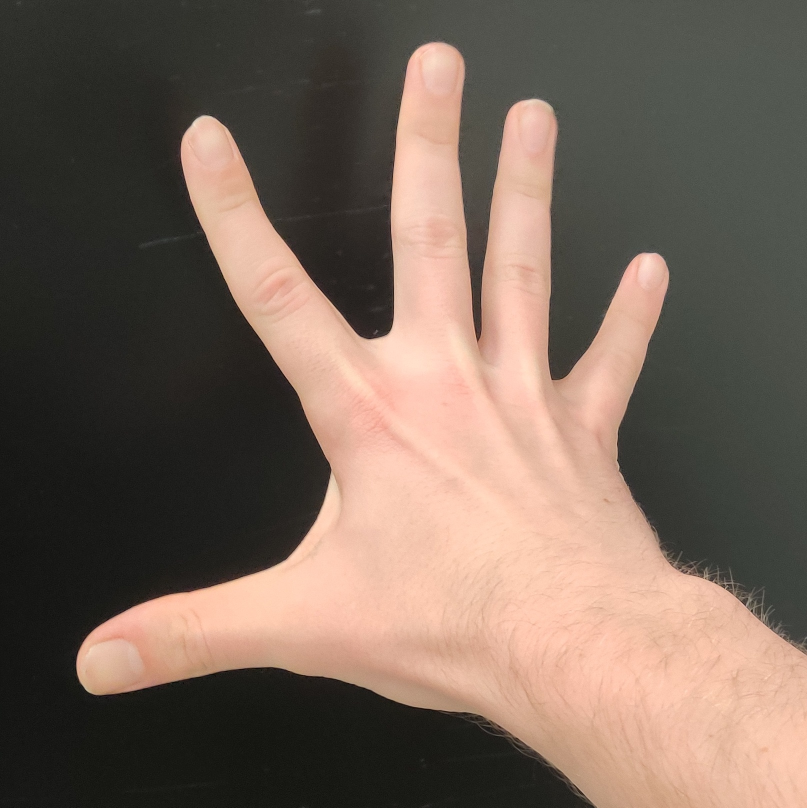
#> input picture Edge Impulse dataset/5/5_0.jpg, 1614 x 1615 px (shown at 1/2 size)
$ python -i Serial_preview.py   (imports and definitions only)
#> lines starting #> are read from the running program, lines starting #| are printed output that depends on the picture; after the words box and inside, x2 and y2 are one past the last pixel; in counts of white or black regions, pixels touching at a corner belong together
#> further down, picture is the input picture: shape (1615, 1614, 3); mean B, G, R 89.2, 100.8, 118.1
import sys
import time
import numpy as np
import cv2
import serial
import serial.tools.list_ports

BAUD_RATE   = 115200
FRAME_START = bytes([0xFF, 0xAA])
FRAME_END   = bytes([0xFF, 0xBB])
DISPLAY_SZ  = 256

lower_skin = np.array([0,  20, 70],  dtype=np.uint8)
upper_skin = np.array([20, 255, 255], dtype=np.uint8)

# [30 lines left out: functions find_arduino_port, request_frame, not called in this run]

def preprocess(frame):
    # Convert to HSV
    hsv = cv2.cvtColor(frame, cv2.COLOR_BGR2HSV)
#> hsv: shape (1615, 1614, 3); mean H, S, V 24.5, 48.2, 118.9

    # Create skin mask
    mask = cv2.inRange(hsv, lower_skin, upper_skin)
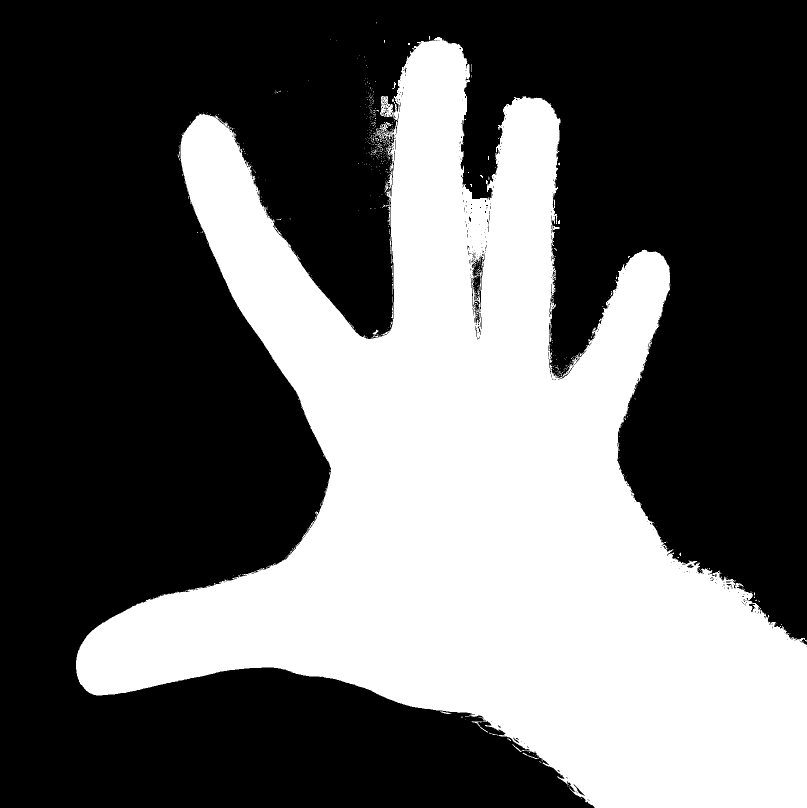
#> mask: shape (1615, 1614) (shown at 1/2 size); 38% white; 641 white regions (622 under 20 px), largest, box (x1, y1, x2, y2) and area: (152, 74, 1614, 1615) 989231, (952, 543, 964, 590) 116, (943, 1442, 976, 1465) 92

    # Clean up
    kernel = cv2.getStructuringElement(cv2.MORPH_ELLIPSE, (5, 5))
    mask   = cv2.morphologyEx(mask, cv2.MORPH_OPEN,  kernel)
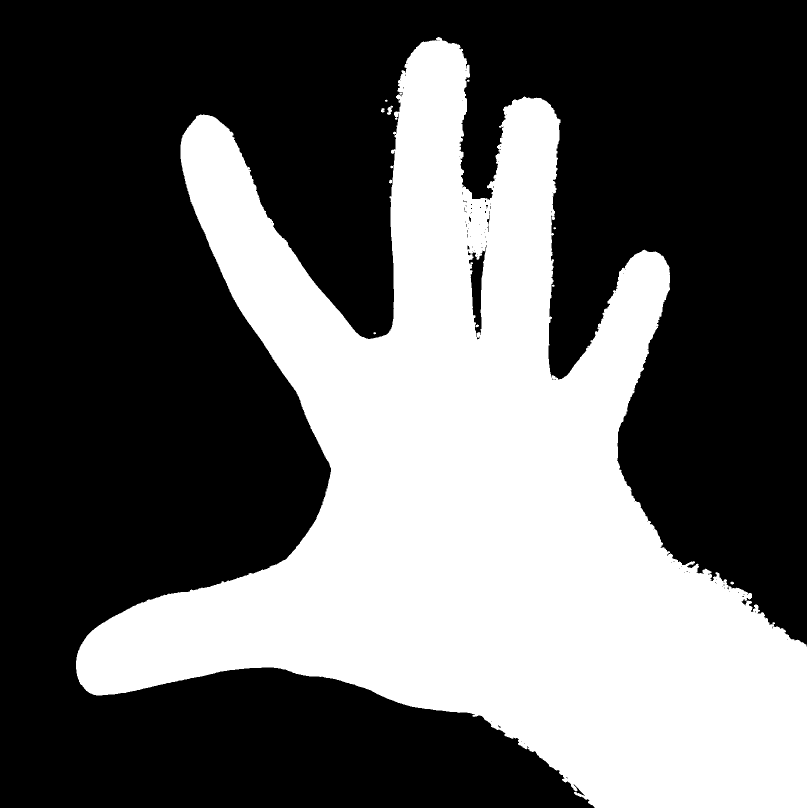
#> mask: shape (1615, 1614) (shown at 1/2 size); 37.7% white; 12 white regions (5 under 20 px), largest, box (x1, y1, x2, y2) and area: (152, 74, 1614, 1615) 981337, (774, 211, 786, 230) 119, (762, 216, 769, 225) 49
    mask   = cv2.morphologyEx(mask, cv2.MORPH_CLOSE, kernel)
#> mask: shape (1615, 1614); 37.7% white; 7 white regions (3 under 20 px), largest, box (x1, y1, x2, y2) and area: (152, 74, 1614, 1615) 982746, (774, 211, 786, 230) 125, (762, 216, 769, 225) 51, (1461, 1163, 1468, 1169) 32
    mask   = cv2.dilate(mask, kernel, iterations=2)
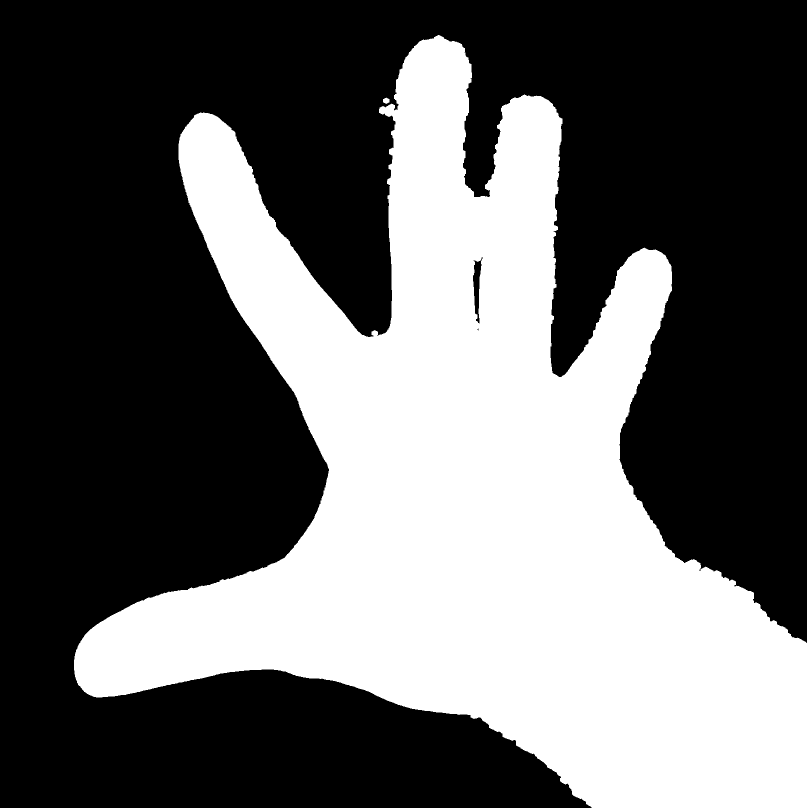
#> mask: shape (1615, 1614) (shown at 1/2 size); 38.9% white; 2 white regions, box (x1, y1, x2, y2) and area: (148, 70, 1614, 1615) 1014031, (766, 195, 779, 208) 121

    # Resize to 96x96
    image  = cv2.resize(mask, (96, 96))
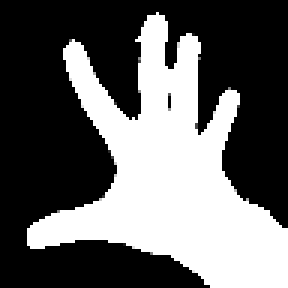
#> image: shape (96, 96) (shown 3 times larger); min 0, max 255, mean 99.3

    return image

# [59 lines left out: function main, not called in this run]

# [2 lines not run here, left out]

>>> import cv2
>>> picture = cv2.imread('5/5_0.jpg')
>>> result = preprocess(picture)
